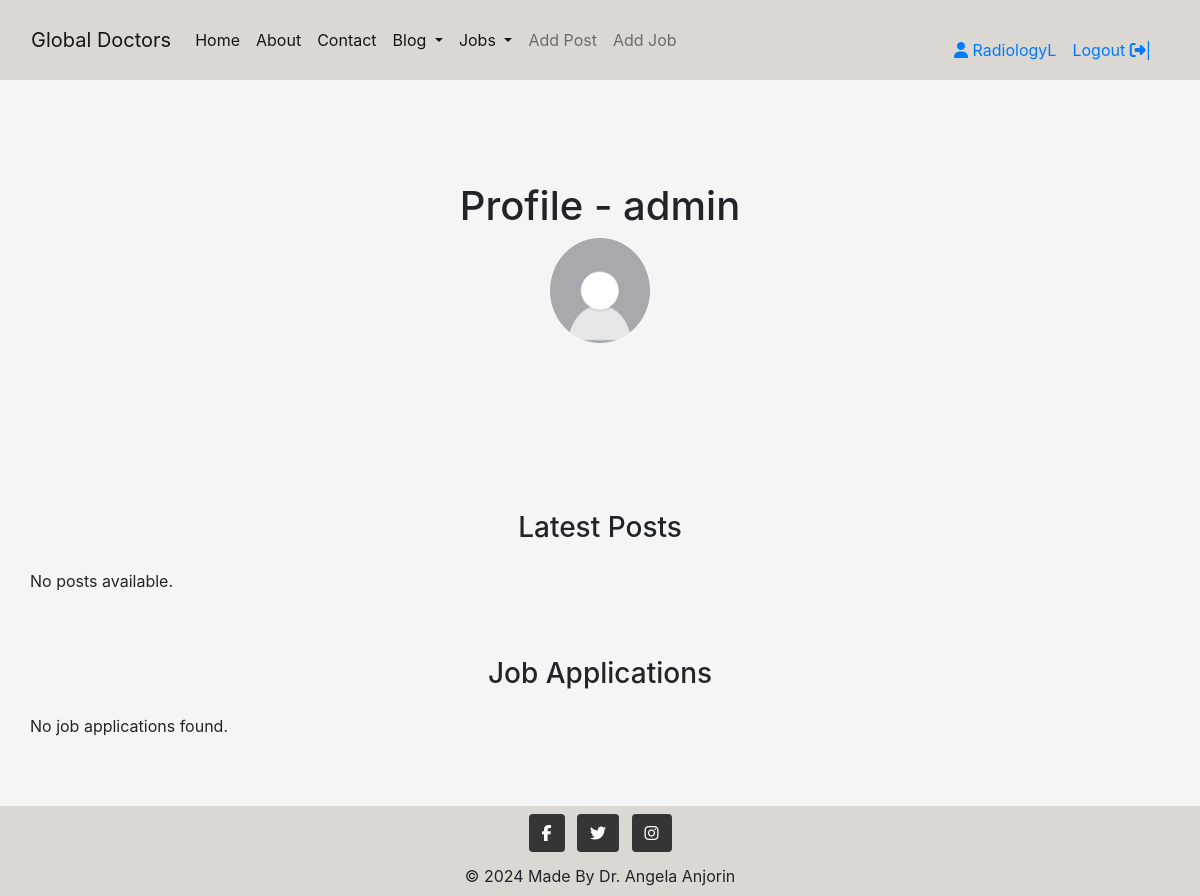
Before: /profile/profile/1/ (signed in) with the older database file.
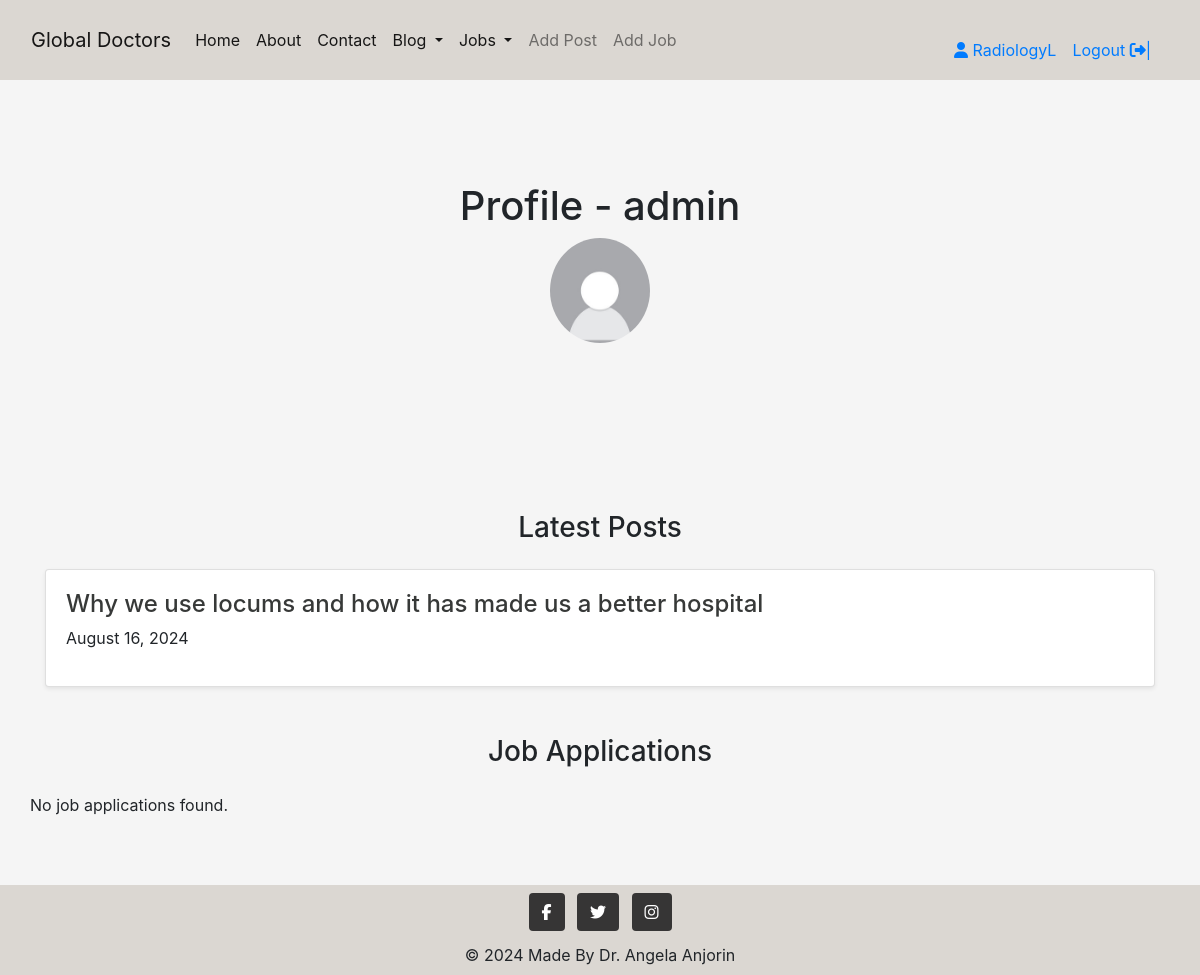
After: the same page with the newer database file.
### profile/models.py (models this page shows, shortened)
class CustomUser(AbstractUser):
    groups = models.ManyToManyField(
        Group,
        related_name='customuser_set', blank=True,
    )
    user_permissions = models.ManyToManyField(
        Permission,
        related_name= 'customuser_set', blank=True,
    )
    pass

class Profile(models.Model):
    USER_TYPE_CHOICES = (
        ('regular', 'Regular User'),
        ('employer', 'Employer'),
    )
    user = models.OneToOneField(settings.AUTH_USER_MODEL, on_delete=models.CASCADE)
    user_type = models.CharField(max_length=20, choices=USER_TYPE_CHOICES, default='regular')
    profile_image = CloudinaryField('image', default='placeholder', blank=True)
    display_name = models.CharField(max_length=30, blank=True, null=True)
    bio = models.TextField(null=True, blank=True)

### blog/models.py (models this page shows, shortened)
class Post(models.Model):
    title = models.CharField(max_length=200, unique=True)
    category = models.ForeignKey(Category, on_delete=models.PROTECT, default=4)
    slug = models.SlugField(max_length=200, unique=True)
    author = models.ForeignKey(
    CustomUser, on_delete=models.CASCADE, related_name="blog_posts")
    featured_image = CloudinaryField('image', default='placeholder')
    content = models.TextField()
    created_on = models.DateTimeField(auto_now_add=True)
    status = models.IntegerField(choices=STATUS, default=0)
    updated_on = models.DateTimeField(auto_now=True)
    likes = models.ManyToManyField(
        CustomUser, related_name='post_like', blank=True)
    class Meta:
        ordering = ["-created_on"]

### profile/views.py (the view)
# urls.py: path('profile/<int:pk>/', regular_profile, name='regular_profile'),
@login_required
def regular_profile(request, pk):
    profile = get_object_or_404(Profile, pk=pk)
    posts = Post.objects.filter(author=request.user).order_by('-created_on')
    job_application = JobApplication.objects.filter(applicant=request.user)
    context = {
        'profile':profile,
        'posts':posts,
        'job_application': job_application,
    }
    return render(request, 'profile/regular_profile.html', context)

### blog/views.py (called while the page is built)
def category_list(request):
    category_list = Category.objects.exclude(name='other')
    context = {
        "category_list": category_list,
    }
    return context

### jobs/views.py (called while the page is built)
def speciality_list(request):
    speciality_list = Speciality.objects.exclude(name='other')
    context = {
        'speciality_list': speciality_list
    }
    return context

### profile/templates/profile/regular_profile.html (shortened to what this page needs)
{% extends 'base.html' %}
{% load static %}
{% load crispy_forms_tags %}
{% block content %}
{% if profile %}
<section class="py-5 text-center container">
    <div class="row py-lg-5">
        <div class="col-lg-6 col-md-8 mx-auto">
            <div class="profile-info text-center">
                <h1 class="fw-light">Profile - {{ profile.user.username|default:'User' }}</h1>
                <div class="mb-4">
                    {% if profile.image.url %}
                    <img class="profile-img rounded-circle" src="{{ profile.image.url }}" alt="{{ profile.user.username }}'s profile image">
                    {% else %}
                    <img class="profile-img rounded-circle" style="width: 100px;" src="{% static 'images/user_profile_placeholder (1).jpg' %}" alt="user_profile_placeholder">
                    {% endif %}
                </div>
            </div>
        </div>
    </div>
</section>
<div class="album py-5 bg-body-tertiary">
    <div class="container">
        <h3 class="text-center section-title mb-4">Latest Posts</h3>
        <div class="row row-cols-1 row-cols-sm-2 row-cols-md-3 g-3">
            {% for post in posts %}
            <div class="col">
                <div class="card shadow-sm">
                    <div class="card-body">
                        <a href="{% url 'post_detail' post.slug %}" class="post-link">
                            <h4 class="special-anchor-article">{{ post.title }}</h4>
                        </a>
                        <p>{{ post.created_on|date:"F d, Y" }}</p>
                    </div>
                </div>
            </div>
            {% empty %}
            <p>No posts available.</p>
            {% endfor %}
        </div>
        <h3 class="text-center section-title mb-4 mt-5">Job Applications</h3>
        <div class="row row-cols-1 row-cols-sm-2 row-cols-md-3 g-3">
            {% for application in job_applications %}
            <div class="col">
                <div class="card shadow-sm">
                    <div class="card-body">
                        <a href="{% url 'job_detail' application.job.slug %}" class="post-link">
                            <h4 class="special-anchor-article">{{ application.job.title }}</h4>
                        </a>
                        <p>Applied on: {{ application.created_on|date:"F d, Y" }}</p>
                    </div>
                </div>
            </div>
            {% empty %}
            <p>No job applications found.</p>
            {% endfor %}
        </div>
    </div>
</div>
{% endif %}
{% endblock %}

### templates/base.html (shortened to what this page needs)
{% load static %}
{% url 'home' as home_url %}
{% url 'about' as about_url %}
{% url 'profile' as profile_url %}
{% url 'account_login' as login_url %}
{% url 'account_signup' as signup_url %}
{% url 'account_logout' as logout_url %}
<!DOCTYPE html>
<html lang="en">
<head>
    <link rel="stylesheet" href="https://cdn.jsdelivr.net/npm/bootstrap@4.3.1/dist/css/bootstrap.min.css"
>
    <link rel="stylesheet" href="{% static 'css/style.css' %}">
</head>
<body class="d-flex flex-column min-vh-100" style="padding-top: 70px;">
    {% load static %}
   <nav class="navbar navbar-expand-md navbar-light fixed-top mb-auto" style="background-color: #dbd7d2;">
       <div class="container-fluid">
           <a class="navbar-brand" href="{% url 'home' %}">Global Doctors</a>
           <div class="collapse navbar-collapse" id="navbarSupportedContent">
               <ul class="navbar-nav me-auto mb-2 mb-lg-0">
                   <li class="nav-item">
                       <a class="nav-link active" aria-current="page" href="/" aria-label="Go to the home page">Home</a>
                   </li>
                   <li>
                       <a class="nav-link active" aria-current="page" href="/about" aria-label="Go to the about page">About</a>
                   </li>
                   <li class="nav-item">
                       <a class="nav-link active" href="/contact" aria-label="Go to the contact page">Contact</a>
                   </li>
                   <li class="nav-item dropdown light">
                    <a class="nav-link dropdown-toggle active" href="#" id="navbarDropdownMenuLink" role="button"
                        data-bs-toggle="dropdown" aria-expanded="false">
                        Blog
                    </a>
                </li>
                    <li class="nav-item dropdown light">
                        <a class="nav-link dropdown-toggle active" href="#" id="navbarDropdownMenuLink" role="button"
                            data-bs-toggle="dropdown" aria-expanded="false">
                            Jobs
                        </a>
                    </li>
                        {% if user.is_authenticated %}
                    <li class="nav-item">
                        <a class="nav-link" href="{% url 'add_post' %}">Add Post</a>
                    </li>
                    <li class="nav-item">
                        <a class="nav-link" href="{% url 'add_job' %}">Add Job</a>
                    </li>
                {% endif %}
               </ul>
               {% if user.is_authenticated %}
               <ul class="d-flex login-box ml-auto">
                   <li class="nav-item">
                        {% if request.user.profile.user_type == 'employer' %}
                            <a class="nav-link active" href="{% url 'employer_profile' %}">
                                <i class="fa fa-user" aria-hidden="true"></i> {{ user.username | slice:":10" }}
                            </a>
                        {% else %}
                            <a class="nav-link active" href="{% url 'regular_profile' user.profile.pk %}">
                                <i class="fa fa-user" aria-hidden="true"></i> {{ user.username | slice:":10" }}
                            </a>
                        {% endif %}
                   </li>
                   <li class="nav-item">
                       <a class="nav-link active" href="{% url 'account_logout' %}" aria-label="Go to the logout page"> Logout <i class="fa fa-sign-out" aria-hidden="true"></i>|</a>
                   </li>
               </ul>
               {% endif %}
           </div>
       </div>
   </nav>
    <main class="flex-shrink-0 main-bg mb-auto mt-3">
      {% block content %}{% endblock content %}
    </main>
    <footer class="bg-body-tertiary text-center mt-auto" style="background-color: transparent;">
      <div class="container-fluid p-1 mt-1" style="background-color: #dbd7d2;">
        <div class="mb-1">
          <a class="btn text-white btn-floating m-1" style="background-color: #363535;" href="https://facebook.com" target="_blank" role="button"><i class="fab fa-facebook-f"></i></a>
          <a class="btn text-white btn-floating m-1" style="background-color: #363535;" href="https://twitter.com" target="_blank" role="button"><i class="fab fa-twitter"></i></a>
          <a class="btn text-white btn-floating m-1" style="background-color: #363535;" href="https://instagram.com" target="_blank" role="button"><i class="fab fa-instagram"></i></a>
        </div>
        <div class="text-center p-1">
        © 2024 Made By  Dr. Angela Anjorin
        </div>
      </div>
    </footer>
</body>
</html>

### static/css/style.css (style rules this page uses)
body { background-color: whitesmoke; }
.light { background-color: #dbd7d2; }
ul { list-style: none; }
img { width: 100%; }
.navbar { width: 100%; height: 80px; background-color: #fff; z-index: 1500; position: fixed; }
.login-box { margin-right: 10px; margin-top: 35px; }
.login-box .nav-link { padding: 0.5rem 0.5rem; }
.post-link { text-decoration: none; color: #373938; }
.text-center { text-align: center; }

Changed rows visible on the page:
added Post: title "Why we use locums and how it has made us a better hospital", created_on "August 16, 2024"
Other visible differences:
text no longer shown: "No posts available."
